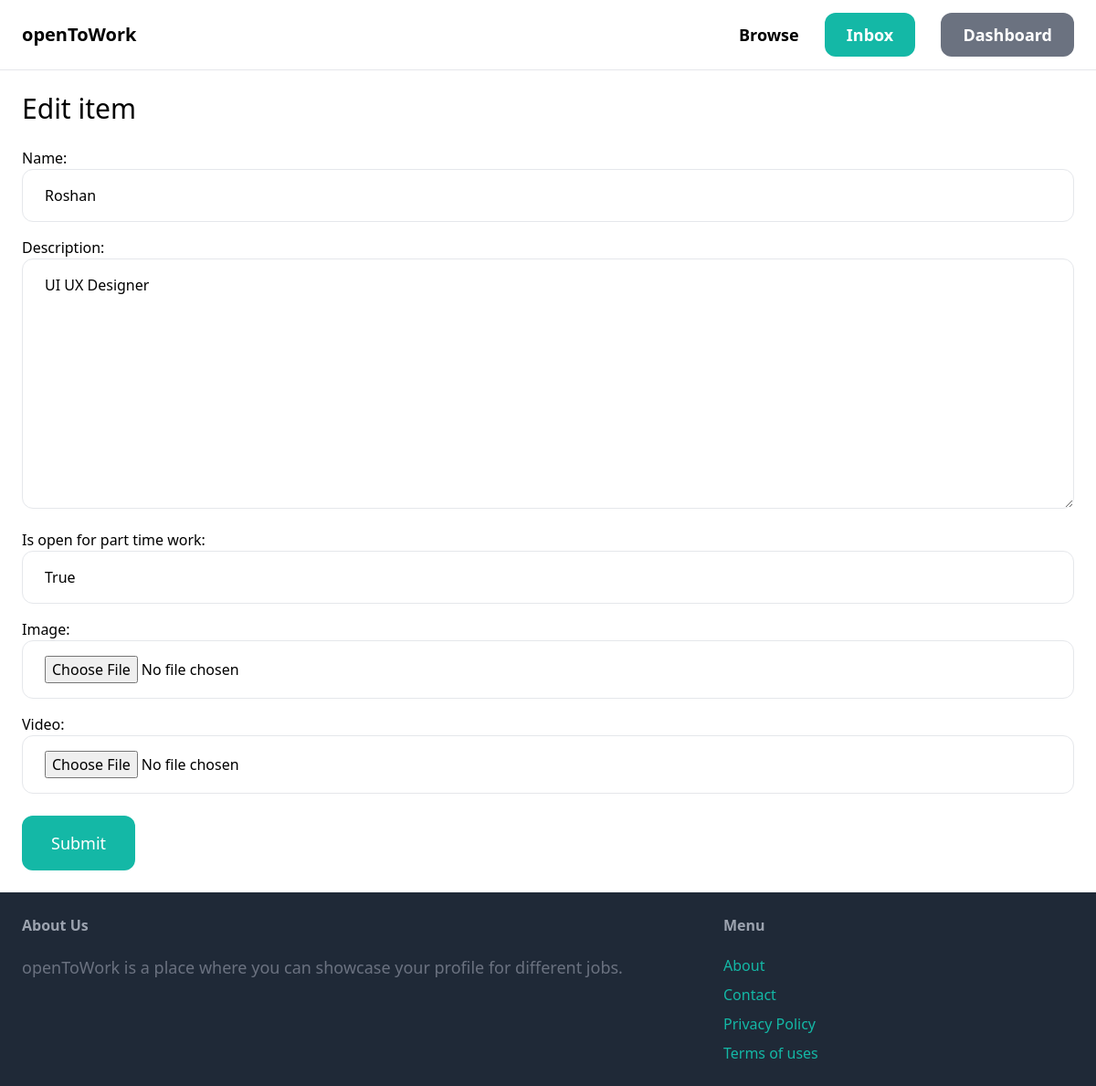
The app's page /item/2/edit/ (signed in) with its own data.
### item/models.py (models this page shows, shortened)
class Item(models.Model):
    category=models.ForeignKey(Category, related_name='items',on_delete=models.CASCADE)
    name = models.CharField(max_length=255)
    description = models.TextField(blank=True, null=True)
    is_open_for_part_time_work =models.BooleanField(default=False)
    is_open_for_full_time_work =models.BooleanField(default=False)
    is_open_for_gigs =models.BooleanField(default=False)
    is_open_for_internships =models.BooleanField(default=False)
    image=models.ImageField(upload_to='item_images',blank=True, null=True)
    video = models.FileField(upload_to='item_videos', blank=True, null=True)

### item/views.py (the view)
# urls.py: path('<int:pk>/edit/', views.edit, name='edit'),
@login_required
def edit(request, pk):
    item = get_object_or_404(Item, pk=pk)
    if request.method == 'POST':
        form = EditItemForm(request.POST, request.FILES, instance=item)
        if form.is_valid():
            form.save()
            return redirect('item:detail', pk=item.id)
    else:
        form = EditItemForm(instance=item)
    return render(request, 'item/form.html', {
        'form': form,
        'title': 'Edit item',
    })

### item/forms.py
class EditItemForm(forms.ModelForm):
    class Meta:
        model = Item
        fields = ('name', 'description', 'is_open_for_part_time_work', 'image', 'video')
        widgets = {
            'name': forms.TextInput(attrs={
                'class': INPUT_CLASSES
            }),
            'description': forms.Textarea(attrs={
                'class': INPUT_CLASSES
            }),
            'is_open_for_part_time_work': forms.TextInput(attrs={
                'class': INPUT_CLASSES
            }),
            'image': forms.FileInput(attrs={
                'class': INPUT_CLASSES
            }),
            'video': forms.FileInput(attrs={
                'class': INPUT_CLASSES
            })
        }

### item/templates/item/form.html (shortened to what this page needs)
{% extends 'core/base.html' %}
{% block content %}
<h1 class="mb-6 text-3xl">{{ title }}</h1>
<form method="post" action="." enctype="multipart/form-data">
    <div class="space-y-4">
        {{ form.as_p }}
    </div>
    <button class="mt-6 py-4 px-8 text-lg bg-teal-500 hover:bg-teal-700 rounded-xl text-white">Submit</button>
</form>
{% endblock %}

### records on screen
Item: name "Roshan", description "UI UX Designer", is_open_for_part_time_work "True"

### other values on screen
{{ title }} "Edit item"
